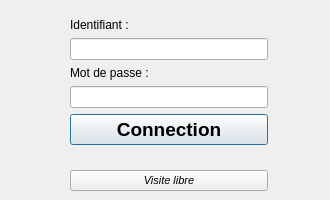
<?xml version="1.0" encoding="UTF-8"?>
<ui version="4.0">
 <class>Dialog</class>
 <widget class="QDialog" name="Dialog">
  <property name="geometry">
   <rect>
    <x>0</x>
    <y>0</y>
    <width>330</width>
    <height>200</height>
   </rect>
  </property>
  <property name="minimumSize">
   <size>
    <width>330</width>
    <height>200</height>
   </size>
  </property>
  <property name="maximumSize">
   <size>
    <width>330</width>
    <height>200</height>
   </size>
  </property>
  <property name="windowTitle">
   <string>Dialog</string>
  </property>
  <widget class="QWidget" name="verticalLayoutWidget">
   <property name="geometry">
    <rect>
     <x>70</x>
     <y>0</y>
     <width>198</width>
     <height>191</height>
    </rect>
   </property>
   <layout class="QVBoxLayout" name="verticalLayout">
    <item>
     <layout class="QVBoxLayout" name="verticalLayout_2">
      <item>
       <spacer name="verticalSpacer_2">
        <property name="orientation">
         <enum>Qt::Vertical</enum>
        </property>
        <property name="sizeHint" stdset="0">
         <size>
          <width>20</width>
          <height>40</height>
         </size>
        </property>
       </spacer>
      </item>
      <item>
       <widget class="QLabel" name="label">
        <property name="text">
         <string>Identifiant :</string>
        </property>
       </widget>
      </item>
      <item>
       <widget class="QLineEdit" name="lineEdit_Id"/>
      </item>
      <item>
       <widget class="QLabel" name="label_2">
        <property name="text">
         <string>Mot de passe :</string>
        </property>
       </widget>
      </item>
      <item>
       <widget class="QLineEdit" name="lineEdit_Password">
        <property name="echoMode">
         <enum>QLineEdit::Password</enum>
        </property>
       </widget>
      </item>
      <item>
       <widget class="QPushButton" name="pushButton_Connect">
        <property name="font">
         <font>
          <pointsize>14</pointsize>
          <weight>75</weight>
          <italic>false</italic>
          <bold>true</bold>
          <underline>false</underline>
         </font>
        </property>
        <property name="text">
         <string>Connection</string>
        </property>
       </widget>
      </item>
     </layout>
    </item>
    <item>
     <spacer name="verticalSpacer">
      <property name="orientation">
       <enum>Qt::Vertical</enum>
      </property>
      <property name="sizeHint" stdset="0">
       <size>
        <width>20</width>
        <height>40</height>
       </size>
      </property>
     </spacer>
    </item>
    <item>
     <widget class="QPushButton" name="pushButton_Free">
      <property name="font">
       <font>
        <pointsize>8</pointsize>
        <italic>true</italic>
       </font>
      </property>
      <property name="text">
       <string>Visite libre</string>
      </property>
     </widget>
    </item>
   </layout>
  </widget>
 </widget>
 <resources/>
 <connections/>
</ui>
